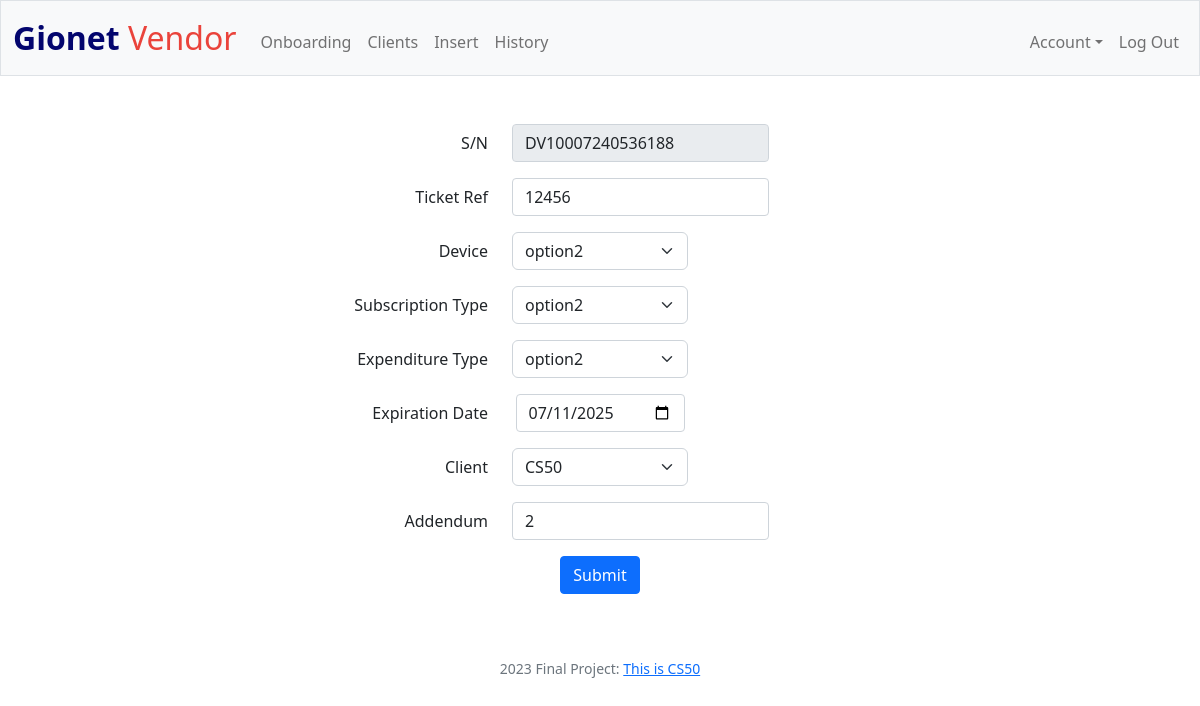
The app's page /edit?id=15 (signed in) with its own data.
### tables this page shows
CREATE TABLE tracking(
    id INTEGER PRIMARY KEY AUTOINCREMENT NOT NULL,
    serial_num TEXT NOT NULL,
    Device TEXT NOT NULL,
    ticket_ref INTEGER NOT NULL,
    subs_type TEXT NOT NULL,
    expense_type TEXT NOT NULL,
    exp_date DATE NOT NULL,
    client TEXT NOT NULL,
    Addendum INTERGER NOT NULL,
    created_at TEXT DEFAULT CURRENT_TIMESTAMP
, user_id INTEGER);

### app.py (the view, shortened to what this page needs)
@app.route("/edit", methods=["GET", "POST"])
@login_required
def edit():
    user_id = session["user_id"]
    if request.method == "GET":
        try:
            id = request.args.get('id')
            edit = db.execute("SELECT * FROM tracking WHERE id = (?)", id)
            db_date = edit[0]["exp_date"]
            date_obj = datetime.strptime(str(db_date), '%Y%m%d')
            formatted_date = date_obj.strftime('%Y-%m-%d')
            if edit[0]['user_id'] != user_id:
                return apology("This data does not belong to you.")
            return render_template("edit.html", edit=edit, client_db=client_db, formatted_date=formatted_date)
        except ValueError:
            pass
        return apology("Invalid Request")

### app.py (called while the page is built)
@app.after_request
def after_request(response):
    response.headers["Cache-Control"] = "no-cache, no-store, must-revalidate"
    response.headers["Expires"] = 0
    response.headers["Pragma"] = "no-cache"
    return response

@app.context_processor
def inject_user():
        user_id = session.get('user_id')
        if user_id:
            user = db.execute("SELECT username FROM users WHERE id = ?", user_id)
            if user:
                return {'username': user[0]['username']}
        return {}

### helpers.py (called while the page is built)
def login_required(f):
    @wraps(f)
    def decorated_function(*args, **kwargs):
        if session.get("user_id") is None:
            return redirect("/login")
        return f(*args, **kwargs)
    return decorated_function

### templates/edit.html (shortened to what this page needs)
{% extends "layout.html" %}
{% block main %}
    {% for row in edit %}
    <form action="/edit" method="post">
        <div class="mb-3 form-group row">
            <label for="symbol" class="col-sm-5 col-form-label text-end">S/N</label>
            <div class = "col-sm-2">
            <input autocomplete="off" autofocus class="form-control mx-auto w-auto" id="serial" name="serial" value="{{ row['serial_num'] }}" readonly>
            </div>
        </div>
        <div class="mb-3 form-group row">
            <label for="symbol" class="col-sm-5 col-form-label text-end">Ticket Ref</label>
            <div class = "col-sm-2">
            <input autocomplete="off" autofocus class="form-control mx-auto w-auto" id="ref" name="ref" value="{{ row['ticket_ref'] }}" type="text">
            </div>
        </div>
        <div class="mb-3 form-group row">
            <label for="symbol" class="col-sm-5 col-form-label text-end">Device</label>
            <div class="col-sm-2">
                <select class="dropdown-toggle form-select" id="device" name="device" autofocus class="form-control mx-auto w-auto">
                    <option value="{{ row['Device'] }}" disabled selected>{{ row['Device'] }}</option>
                </select>
            </div>
        </div>
        <div class="mb-3 form-group row">
            <label for="symbol" class="col-sm-5 col-form-label text-end">Subscription Type</label>
            <div class="col-sm-2">
                <select class="dropdown-toggle form-select" id="subtype" name="subtype" autofocus class="form-control mx-auto w-auto">
                    <option value="{{ row['subs_type'] }}" disabled selected>{{ row['subs_type'] }}</option>
                </select>
            </div>
        </div>
        <div class="mb-3 form-group row">
            <label for="symbol" class="col-sm-5 col-form-label text-end">Expenditure Type</label>
            <div class="col-sm-2">
                <select class="dropdown-toggle form-select" id="exptype" name="exptype" autofocus class="form-control mx-auto w-auto">
                    <option value="" disabled selected>{{ row['expense_type'] }}</option>
                </select>
            </div>
        </div>
        <div class="mb-3 form-group row">
            <label for="symbol" class="col-sm-5 col-form-label text-end">Expiration Date</label>
            <div class = "col-sm-2">
            <input autocomplete="off" autofocus class="form-control mx-auto w-auto" id="expiry" name="expiry" value="{{ formatted_date }}" type="date">
            </div>
        </div>
        <div class="mb-3 form-group row">
            <label for="symbol" class="col-sm-5 col-form-label text-end">Client</label>
            <div class = "col-sm-2">
            <select class="dropdown-toggle form-select" id="client" name="client" autofocus class="form-control mx-auto w-auto" type="text">
                <option disabled selected>{{ row['client'] }}</option>
            </select>
            </div>
        </div>
        <div class="mb-3 form-group row">
            <label for="symbol" class="col-sm-5 col-form-label text-end">Addendum</label>
            <div class = "col-sm-2">
            <input autocomplete="off" autofocus class="form-control mx-auto w-auto" id="add" name="add" placeholder="Device" value="{{ row['Addendum'] }}" type="text">
            </div>
        </div>
        <div class="mb-3">
        <button class="btn btn-primary" type="submit">Submit</button>
        </div>
    </form>
    {% endfor %}
{% endblock %}

### static/styles.css (style rules this page uses)
.form-select { display: block; width: 100%; padding: 0.375rem 2.25rem 0.375rem 0.75rem; -moz-padding-start: calc(0.75rem - 3px); font-size: 1rem; font-weight: 400; line-height: 1.5; color: #212529; background-color: #fff; background-repeat: no-repeat; background-position: right 0.75rem center; background-size: 16px 12px; border: 1px solid #ced4da; border-radius: 0.375rem; -moz-appearance: none; appearance: none; }

### records on screen
tracking: serial "DV10007240536188", ref "12456", device "option2", subtype "option2", exptype "option2", expiry "07/11/2025", client "CS50", add "2"
